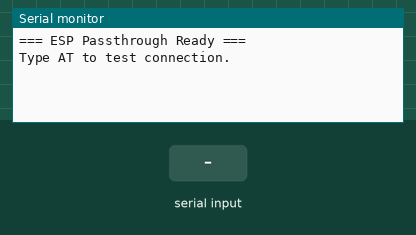
The sketch below on a simulated Arduino Mega 2560, built with avr-gcc and run on an emulated ATmega2560. On the bench: the last lines printed to the serial monitor. Inputs (shaded band) come from the test bench.

Above: at 1.2 s.
1.3 s: "1" received over the second serial link
At 2.5 s:
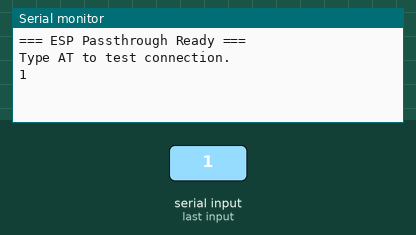
2.8 s: "0" received over the second serial link
At 3.8 s:
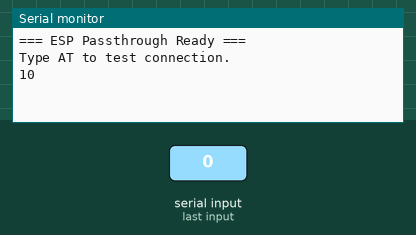

Measured:
- after the input at 1.3 s, the serial monitor: prints a new line at once (image 1)
- after the input at 2.8 s, the serial monitor: prints a new line at once (image 2)

The sketch:

esp_passthrough.ino
```cpp
#define esp Serial1

void setup() {
  Serial.begin(9600);
  esp.begin(115200); // ESP default baud
  Serial.println("=== ESP Passthrough Ready ===");
  Serial.println("Type AT to test connection.");
}

void loop() {
  // Forward PC -> ESP
  while (Serial.available()) {
    esp.write(Serial.read());
  }
  // Forward ESP -> PC
  while (esp.available()) {
    Serial.write(esp.read());
  }
}
```
